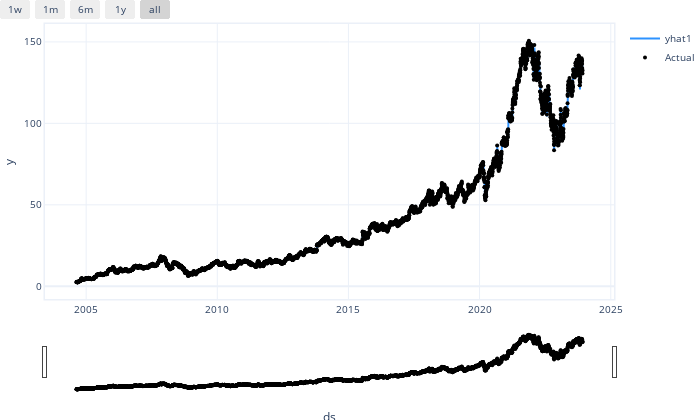

Notebook code cell kept with this figure:
### Code cell
m.plot(forecast)

### Figure 1 — Plotly figure (JSON) as saved in the notebook; plotly's stock layout.template omitted (floating-point values rounded to 4 significant figures; data arrays with more than 128 entries replaced by an {"elided": "..."} marker saying what was removed)
{"data": [{"fill": "none", "line": {"color": "rgba(45, 146, 255, 1.0)", "width": 2}, "mode": "lines", "name": "yhat1", "type": "scatter", "x": {"elided": "5034 str values"}, "y": {"elided": "5034 float values"}}, {"marker": {"color": "black", "size": 4}, "mode": "markers", "name": "Actual", "type": "scatter", "x": {"elided": "5034 str values"}, "y": {"elided": "5034 float values"}}], "layout": {"autosize": true, "font": {"size": 10}, "height": 420, "hovermode": "x unified", "margin": {"b": 0, "l": 0, "pad": 0, "r": 10, "t": 10}, "showlegend": true, "title": {"font": {"size": 12}}, "width": 700, "xaxis": {"linewidth": 1.5, "mirror": true, "rangeselector": {"buttons": [{"count": 7, "label": "1w", "step": "day", "stepmode": "backward"}, {"count": 1, "label": "1m", "step": "month", "stepmode": "backward"}, {"count": 6, "label": "6m", "step": "month", "stepmode": "backward"}, {"count": 1, "label": "1y", "step": "year", "stepmode": "backward"}, {"step": "all"}]}, "rangeslider": {"visible": true}, "showline": true, "title": {"text": "ds"}, "type": "date"}, "yaxis": {"linewidth": 1.5, "mirror": true, "showline": true, "title": {"text": "y"}}}}
